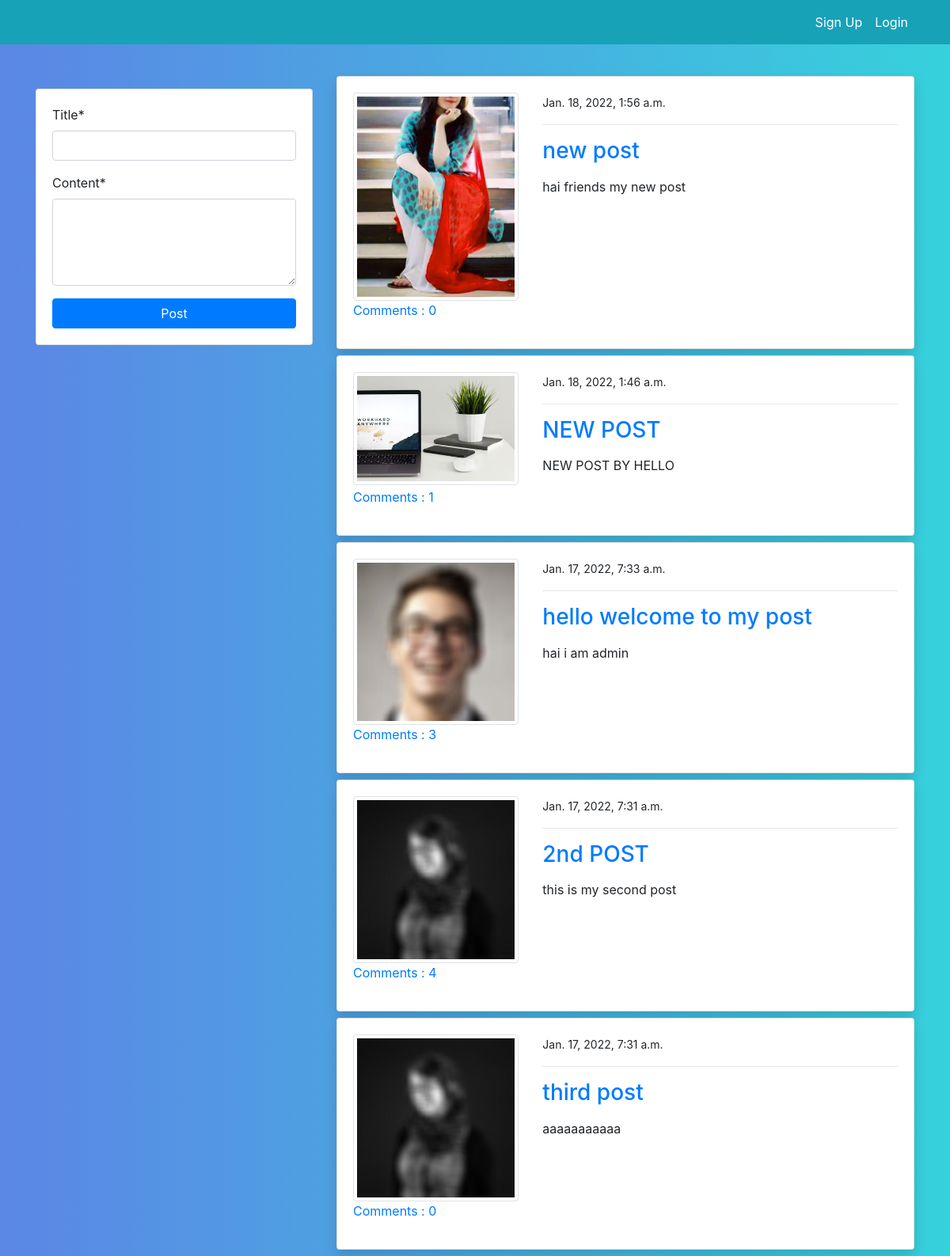
Screenshot of /blog/ with the database file from the repository.
### blog/models.py (models this page shows, shortened)
class PostModel(models.Model):
    title = models.CharField(max_length=100)
    content = models.TextField()
    author = models.ForeignKey(User, on_delete=models.CASCADE)
    date_created = models.DateTimeField(auto_now_add=True)
    liked = models.ManyToManyField(User, default=None , blank=True,related_name='liked')
    class Meta:
        ordering =('-date_created',)
    def comment_count(self):
        return self.comment_set.all().count()

### users/models.py (models this page shows, shortened)
class ProfileModel(models.Model):
    user = models.OneToOneField(User, on_delete=models.CASCADE)
    image = models.ImageField(default='default.jpg' , upload_to='profile', validators = [FileExtensionValidator(['jpg','png'])])

### blog/views.py (the view)
# urls.py: path('blog/',views.index, name='blog-index'),
def index(request):
    posts = PostModel.objects.all()
    if request.method == 'POST':
        form = PostModelForm(request.POST)
        if form.is_valid():
            instance = form.save(commit=False)
            instance.author = request.user
            instance.save()
        return redirect('blog-index')
    else:
        form = PostModelForm()
    context = {
        'posts' : posts,
        'form' : form
    }
    return render(request, 'blog/index.html', context)

### blog/forms.py
class PostModelForm(forms.ModelForm):
    content = forms.CharField(widget=forms.Textarea(attrs={'rows':4}))
    class Meta:
        model = PostModel
        fields = ('title','content')

### templates/blog/index.html (shortened to what this page needs)
{% extends 'temp_sub/base.html' %}
{% load crispy_forms_tags %}
{% block content %}
<div class="container">
    <div class="row mt-5 pt-5">
        <div class="col-md-4">
            <div class="card my-3">
                <div class="card-body">
                    <form method="POST">
                        {{ form|crispy }}
                        <input class="btn btn-primary btn-block" type="submit" value="Post">
                    </form>
                </div>
            </div>
        </div>
        <div class="col-md-8">
            {% for post in posts %}
            <div class="card shadow mb-2">
                <div class="card-body">
                    <div class="row">
                        <div class="col-md-4">
                            <img class="img-thumbnail" src="{{ post.author.profilemodel.image.url }}" alt="img">
                        </div>
                        <div class="col-md-8">
                            <small>
                                {{ post.date_created }}
                            </small>
                            <hr>
                            <a class="h3" href="{% url 'blog-post-detail' post.id %}">{{ post.title }}</a>
                            <p class="text-justify my-3">{{ post.content }}</p>
                        </div>
                    </div>
                    <p>
                        <a class="" data-toggle="collapse" href="#collapseExample" role="button" aria-expanded="false" aria-controls="collapseExample">
                          Comments :  {{ post.comment_count }}
                        </a>
                    </p>
                </div>
            </div>
            {% endfor %}
        </div>
    </div>
</div>
{% endblock %}

### templates/temp_sub/base.html (shortened to what this page needs)
{% load static %}
<!doctype html>
<html lang="en">
  <head>
    <link rel="stylesheet" href="https://cdn.jsdelivr.net/npm/bootstrap@4.6.1/dist/css/bootstrap.min.css">
    <link rel="stylesheet" href="{% static './style.css' %}">
  </head>
  <body>
    {% include 'temp_sub/header_nav.html' %}
    {% block content %}
    {% endblock %}
  </body>
</html>

### templates/temp_sub/header_nav.html
<nav class="navbar navbar-expand-lg navbar-primary bg-info fixed-top">
  <div class="container">
    {% if request.user.is_authenticated %}
    <a class="navbar-brand text-white" href="{% url 'blog-index' %}"><h1>Writers Hub</h1></a>
    <button class="navbar-toggler" type="button" data-toggle="collapse" data-target="#navbarSupportedContent" aria-controls="navbarSupportedContent" aria-expanded="false" aria-label="Toggle navigation">
      <span class="navbar-toggler-icon"></span>
    </button>
    <div class="collapse navbar-collapse" id="navbarSupportedContent">
      <ul class="navbar-nav ml-auto">
        <li class="nav-item active">
          <a class="nav-link text-white" href="{% url 'users-profile' %}">Profile <span class="sr-only">(current)</span></a>
        </li>
        <li class="nav-item">
          <a class="nav-link text-white" href="{% url 'users-logout' %}">Logout</a>
        </li>
      </ul>
      {% else %}
      <ul class="navbar-nav ml-auto">
        <li class="nav-item active">
          <a class="nav-link text-white" href="{% url 'users-sign-up' %}">Sign Up <span class="sr-only">(current)</span></a>
        </li>
        <li class="nav-item">
          <a class="nav-link text-white" href="{% url 'users-login' %}">Login</a>
        </li>
      </ul>
      {% endif %}
    </div>
  </nav>

### static/style.css (style rules this page uses)
body { background: #36D1DC; background: -webkit-linear-gradient(to right, #5B86E5, #36D1DC); background: linear-gradient(to right, #5B86E5, #36D1DC); }

### rows the page displays
PostModel: author.profilemodel.image (picture), date_created "Jan. 18, 2022, 1:56 a.m.", title "new post", content "hai friends my new post", comment_count "0"
PostModel: author.profilemodel.image (placeholder picture), date_created "Jan. 18, 2022, 1:46 a.m.", title "NEW POST", content "NEW POST BY HELLO", comment_count "1"
PostModel: author.profilemodel.image (picture), date_created "Jan. 17, 2022, 7:33 a.m.", title "hello welcome to my post", content "hai i am admin", comment_count "3"
PostModel: author.profilemodel.image (picture), date_created "Jan. 17, 2022, 7:31 a.m.", title "2nd POST", content "this is my second post", comment_count "4"
PostModel: author.profilemodel.image (picture), date_created "Jan. 17, 2022, 7:31 a.m.", title "third post", content "aaaaaaaaaaa", comment_count "0"
